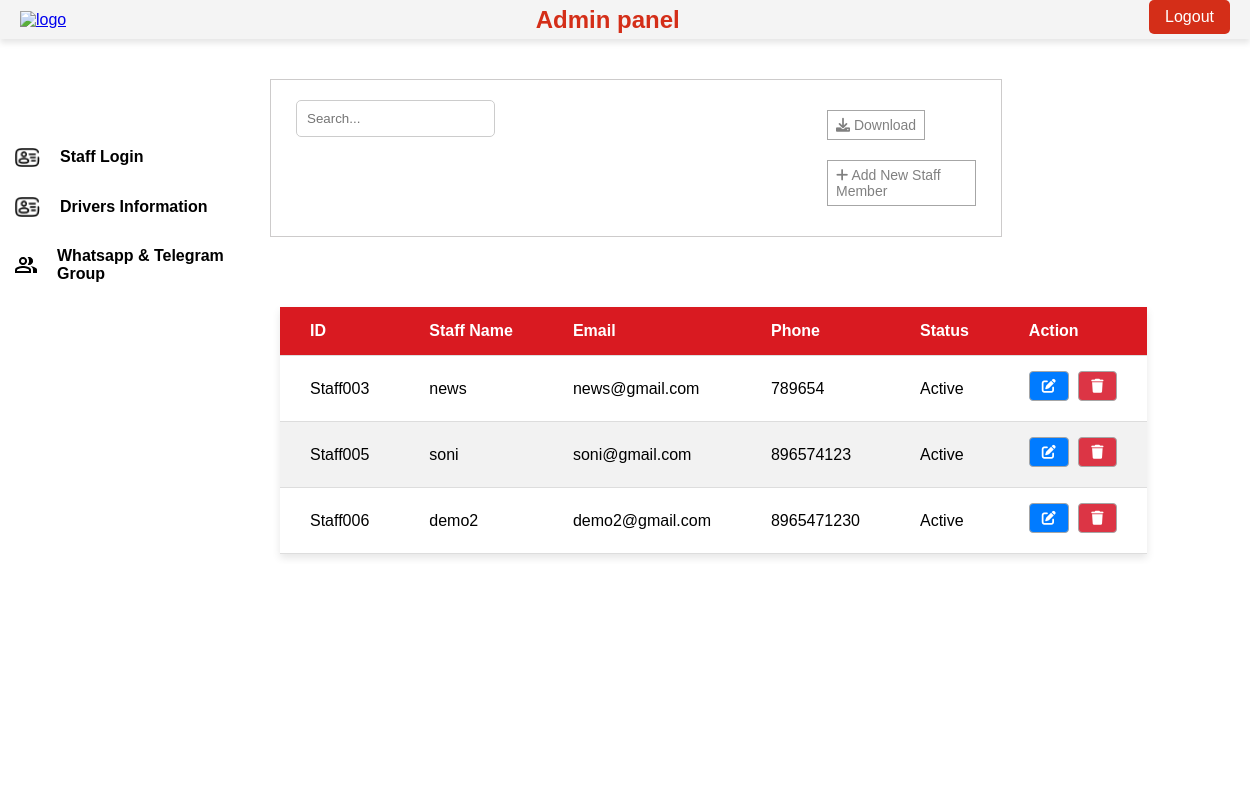
Page /admin/access_management.php on the committed database.
### tables this page shows
CREATE TABLE `staff_members` (
  `id` int(11) UNSIGNED NOT NULL,
  `staff_id` varchar(50) NOT NULL,
  `staff_name` varchar(100) NOT NULL,
  `email` varchar(100) NOT NULL,
  `phone` varchar(15) NOT NULL,
  `password` varchar(60) NOT NULL,
  `status` enum('active','inactive') DEFAULT 'active',
  `created_at` timestamp NOT NULL DEFAULT current_timestamp()
);

### admin/access_management.php (the view, shortened to what this page needs)
<?php
include('./partials/header.php');
include('./partials/sidebar.php');
include('conn.php');
?>
<body>
<div class="sidebar2">
    <div class="up-content">
        <div class="actions">
            <div class="search">
                <input type="text" placeholder="Search..." class="search-bar">
            </div>
            <div class="btns">
                <a href="download_staff_list.php" class="btn download"><i class="fas fa-download"></i> Download</a>
                <a href="staff.php" class="btn add"><i class="fas fa-plus"></i> Add New Staff Member</a>
            </div>
        </div>
    </div>
    <div class="table-responsive">
    <div class="staff-table">
        <table>
            <thead>
                <tr>
                    <th>ID</th>
                    <th>Staff Name</th>
                    <th>Email</th>
                    <th>Phone</th>
                    <th>Status</th>
                    <th>Action</th>
                </tr>
            </thead>
            <tbody>
                <?php
                $query = "SELECT staff_id, staff_name, email, phone, password, status FROM staff_members ORDER BY staff_id";
                $result = $conn->query($query);
                if ($result->num_rows > 0) {
                    while ($row = $result->fetch_assoc()) {
                        echo "<tr>";
                        echo "<td>" . htmlspecialchars($row['staff_id']) . "</td>";
                        echo "<td>" . htmlspecialchars($row['staff_name']) . "</td>";
                        echo "<td>" . htmlspecialchars($row['email']) . "</td>";
                        echo "<td>" . htmlspecialchars($row['phone']) . "</td>";
                        echo "<td>" . ucfirst(htmlspecialchars($row['status'])) . "</td>";
                        echo "<td>
                            <a href='edit_staff.php?id=" . htmlspecialchars($row['staff_id']) . "' class='btn edit'><i class='fas fa-edit'></i></a>
                            <a href='delete_staff.php?id=" . htmlspecialchars($row['staff_id']) . "' class='btn delete' onclick='return confirm(\"Are you sure you want to delete this staff member?\")'><i class='fas fa-trash'></i></a>
                        </td>";
                        echo "</tr>";
                    }
                } else {
                    echo "<tr><td colspan='7'>No staff members found</td></tr>";
                }
                ?>
            </tbody>
        </table>
    </div>
            </div>
            </div>
</body>
</html>

### css/admin.css (style rules this page uses)
body { margin: 0; padding: 0; }
.table-responsive { margin-left: 20%; transition: margin-left 0.3s ease; }
.up-content { margin-top: 40px; border: 1px solid rgb(205, 203, 203); padding: 5px; width: 80%; }
.actions { display: flex; gap: 40%; padding: 15px 20px; }
.search-bar { padding: 10px 10px; }
.btn { display: inline-block; padding: 6px 8px; color: gray; text-decoration: none; border: 1px solid rgb(166, 166, 166); font-size: 14px; margin-bottom: 5px; transition: background-color 0.3s ease; }
.btns { margin-left: 60px; background-color: white; }
.btns a { text-decoration: none; }
thead th { background-color: #D91A21; color: white; padding: 15px 30px; text-align: left; }
tbody td { padding: 12px; border-bottom: 1px solid #ddd; }
tbody tr:nth-child(even) { background-color: #f2f2f2; }
.staff-table table { border-collapse: collapse; }
.staff-table th, .staff-table td { padding-left: 30px; text-align: left; border-bottom: 1px solid #ddd; }
input, select { padding: 10px; border-radius: 5px; border: 1px solid #ccc; margin-bottom: 10px; }
@media (min-width: 1025px) and (max-width: 1300px) { .sidebar2 { width: 80%; padding: 0px 20px; margin-left: 20%; position: relative; transition: margin-left 0.3s ease; } }
@media (min-width: 1025px) and (max-width: 1300px) { table { border-collapse: collapse; margin-top: 20px; background-color: white; box-shadow: 0 4px 8px rgba(0, 0, 0, 0.1); } }
@media (min-width: 1025px) and (max-width: 1300px) { .staff-table { margin: 10px; } }
@media (min-width: 1025px) and (max-width: 1300px) { .up-content { width: 72%; } }
@media (min-width: 1025px) and (max-width: 1300px) { .btns { background-color: white; } }
@media (min-width: 1025px) and (max-width: 1300px) { .btns a { text-decoration: none; margin: 10px 0px; } }
.table-responsive { overflow-x: auto; margin: 50px auto; }
.staff-table table { border-collapse: collapse; background-color: white; box-shadow: 0 4px 8px rgba(0, 0, 0, 0.1); }
.staff-table th, .staff-table td { padding: 15px 30px; text-align: left; border-bottom: 1px solid #ddd; }
.staff-table th { background-color: #D91A21; color: white; }
.staff-table tbody tr:nth-child(even) { background-color: #f2f2f2; }
.btn.edit { background-color: #007bff; color: white; padding: 6px 12px; text-decoration: none; border-radius: 4px; margin-right: 5px; transition: background-color 0.3s; }
.btn.delete { background-color: #dc3545; color: white; padding: 6px 12px; text-decoration: none; border-radius: 4px; transition: background-color 0.3s; }

### admin/partials/header.php (style rules this page uses)
body { font-family: Arial, sans-serif; margin: 0; padding: 0; }

### rows in the picture
staff_members: staff "Staff003", staff_name "news", email "news@gmail.com", phone "789654", status "Active"
staff_members: staff "Staff005", staff_name "soni", email "soni@gmail.com", phone "896574123", status "Active"
staff_members: staff "Staff006", staff_name "demo2", email "demo2@gmail.com", phone "8965471230", status "Active"

### other values in the picture
$pageTitle "Admin panel"
